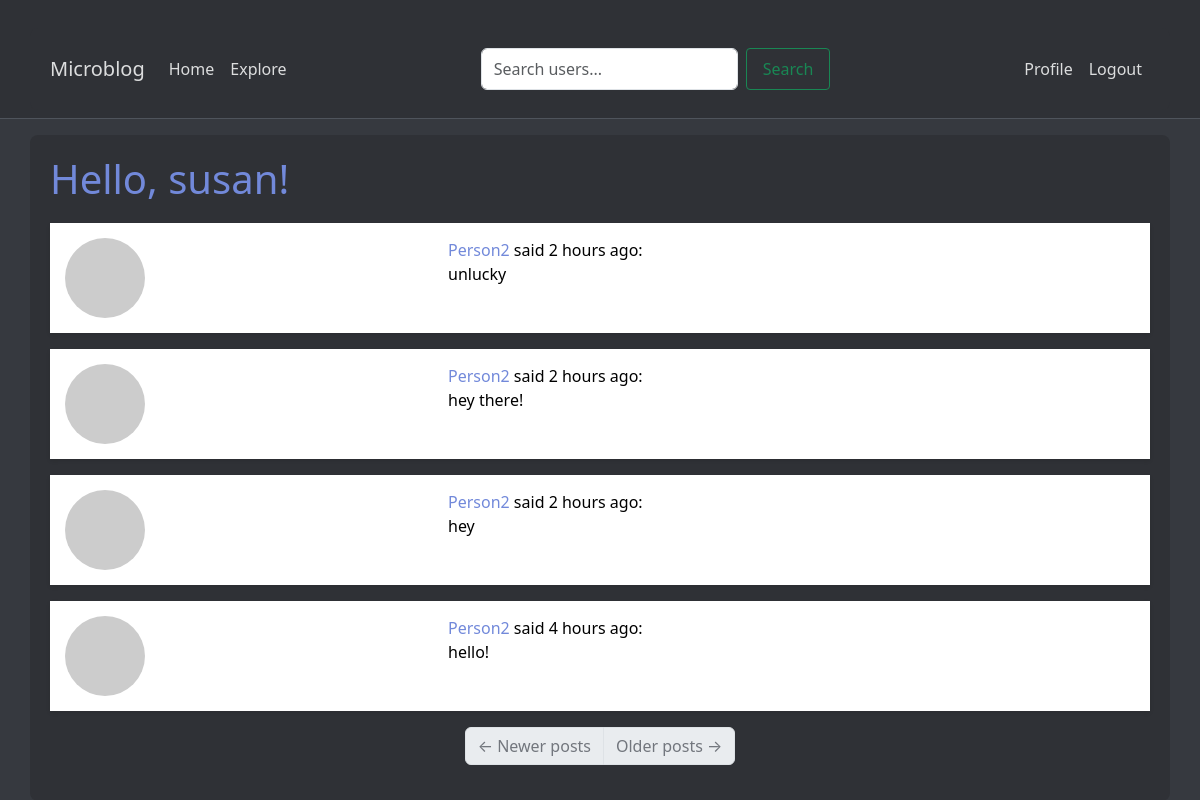
Page /explore (signed in) on the committed database.
### app/models.py (models this page shows, shortened)
class User(UserMixin,db.Model):
    id: so.Mapped[int] = so.mapped_column(primary_key=True)
    username: so.Mapped[str] = so.mapped_column(sa.String(64), unique=True, index=True)
    email: so.Mapped[str] = so.mapped_column(sa.String(120), unique=True)
    password_hash: so.Mapped[str] = so.mapped_column(sa.String(128))
    posts: so.WriteOnlyMapped['Post'] = so.relationship('Post', back_populates='author')
    about_me: so.Mapped[Optional[str]] = so.mapped_column(sa.String(140))
    last_seen: so.Mapped[datetime] = so.mapped_column(default=lambda:datetime.now(timezone.utc))
    following: so.WriteOnlyMapped['User'] = so.relationship(
        secondary=followers, primaryjoin=(followers.c.follower_id == id),
        secondaryjoin=(followers.c.followed_id == id),
        back_populates='followers'
    )
    followers: so.WriteOnlyMapped['User'] = so.relationship(
        secondary=followers, primaryjoin=(followers.c.followed_id == id),
        secondaryjoin=(followers.c.follower_id == id),
        back_populates='following'
    )
    def avatar(self, size):
        digest = md5(self.email.lower().encode('utf-8')).hexdigest()
        return f'https://www.gravatar.com/avatar/{digest}?d=identicon&s={size}'

class Post(db.Model):
    id: so.Mapped[int] = so.mapped_column(primary_key=True)
    body: so.Mapped[str] = so.mapped_column(sa.String(140))
    timestamp: so.Mapped[datetime] = so.mapped_column(sa.DateTime, index=True, default=datetime.now(timezone.utc))
    user_id: so.Mapped[int] = so.mapped_column(sa.Integer, sa.ForeignKey('user.id'), index=True)
    author: so.Mapped[User] = so.relationship('User', back_populates='posts')

### app/routes.py (the view)
@app.route('/explore')
@login_required
def explore():
    page = request.args.get('page', 1, type=int)
    query = sa.select(Post).order_by(Post.timestamp.desc())
    posts = db.paginate(query, page = page,
                        per_page=app.config['POSTS_PER_PAGE'],
                        error_out=False)
    next_url = url_for('explore', page=posts.next_num) \
        if posts.has_next else None
    prev_url = url_for('explore', page=posts.prev_num) \
        if posts.has_prev else None
    return render_template('index.html', title='Explore', posts=posts.items, next_url=next_url, prev_url=prev_url)

### app/models.py (called while the page is built)
def load_user(id):
    return User.query.get(int(id))

### app/routes.py (called while the page is built)
@app.before_request
def before_request():
    if current_user.is_authenticated:
        current_user.last_seen = datetime.now(timezone.utc)
        db.session.commit()

### app/templates/index.html (shortened to what this page needs)
{% extends "base.html" %}
{% block content %}
<html>
        <head>
        </head>
        <body>
            <h1>Hello, {{ current_user.username }}!</h1>
            {% for post in posts %}
                {% include '_post.html' %}
            {% endfor %}
            <nav aria-label="Post navigation">
                <ul class="pagination">
                    <li class="page-item{% if not prev_url %} disabled{% endif %}">
                        <a class="page-link" href="{{ prev_url }}">
                            <span aria-hidden="true">&larr;</span> Newer posts
                        </a>
                    </li>
                    <li class="page-item{% if not next_url %} disabled{% endif %}">
                        <a class="page-link" href="{{ next_url }}">
                            Older posts <span aria-hidden="true">&rarr;</span>
                        </a>
                    </li>
                </ul>
            </nav>
        </body>
{% endblock %}

### app/templates/_post.html
<table class="table table-hover">
    <tr>
        <td width="70px">
            <a href="{{ url_for('user', username=post.author.username) }}">
                <img src="{{ post.author.avatar(70) }}" />
            </a>
        </td>
        <td>
            <a href="{{ url_for('user', username=post.author.username) }}">
                {{ post.author.username }}
            </a>
            said {{ moment(post.timestamp).fromNow() }}:
            <br>
            {{ post.body }}
        </td>
    </tr>
</table>

### app/static/styles/discord-theme.css (style rules this page uses)
:root { --discord-dark: #36393f; --discord-light: #2f3136; --discord-accent: #7289da; --discord-hover: #4f545c; --discord-error: #f04747; --discord-success: #43b581; --discord-text: #dcddde; --discord-muted: #72767d; }
body { background-color: var(--discord-dark); color: var(--discord-text); }
.table { background-color: var(--discord-light); border: none; box-shadow: 0 2px 4px rgba(0,0,0,0.1); }
.table td { border: none; padding: 15px; }
.table td:first-child { width: auto; padding: 15px; }
img { border-radius: 50%; margin-right: 10px; }
a { color: var(--discord-accent); text-decoration: none; }
.pagination { justify-content: center; }
.page-link { color: var(--discord-text); background-color: var(--discord-light); border: 1px solid var(--discord-hover); }
.page-item.disabled .page-link { color: var(--discord-muted); }
h1 { color: var(--discord-accent); margin-bottom: 20px; }

### rows in the picture
User: username "susan"
Post: author.username "Person2", timestamp "2 hours ago", body "unlucky"
Post: author.username "Person2", timestamp "2 hours ago", body "hey there!"
Post: author.username "Person2", timestamp "2 hours ago", body "hey"
Post: author.username "Person2", timestamp "4 hours ago", body "hello!"
